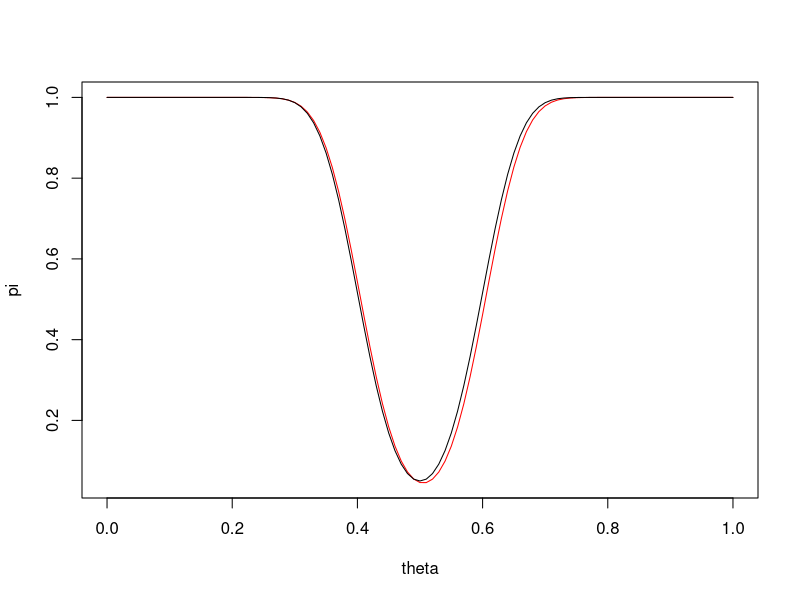
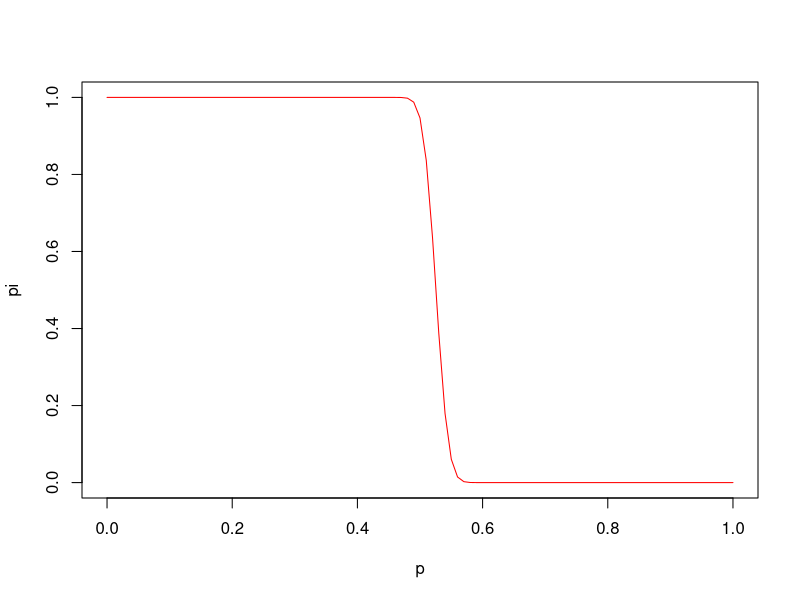

Write the R code that produced these figures, in order.
# Section 1
# Question 1 : Xi iid ~ B(theta)
# Question 2 : thetahat=Xbar=moyenne empirique des Xi => Sn~B(n,theta)
# Question 3 : sous H0, Sn~B(n,1/2)
n=100
alpha=0.05
qmoins=qbinom(alpha/2,size=n,prob=1/2)
qplus=qbinom(1-alpha/2,size=n,prob=1/2)
thetahat=mean(rbinom(n,size=1,prob=1/2))
T=n*thetahat
(T>qmoins & T<qplus) # H0 si TRUE, H1 si FALSE
T=55
(T>qmoins & T<qplus) # TRUE => on accepte H0 
# Question 4 :
prop.test(x=55,n=100,p=1/2)
# Question 5 :
theta=seq(0,1,by=0.01)
pi=1-(pbinom(qplus,size=n,p=theta)-pbinom(qmoins,size=n,p=theta))
plot(theta,pi,type="l",col="red")
# Question 6 : Sn≈N(n*theta,n*theta*(1-theta))
qmoinsgauss=qnorm(alpha/2,mean=n/2,sd=sqrt(n/4))
qplusgauss=qnorm(1-alpha/2,mean=n/2,sd=sqrt(n/4))
thetahat=mean(rbinom(n,size=1,prob=1/2))
T=n*thetahat
(T>qmoinsgauss & T<qplusgauss) # H0 si TRUE, H1 si FALSE
T=55
(T>qmoinsgauss & T<qplusgauss) # TRUE => on accepte H0 
# Question 7 :
theta=seq(0,1,by=0.01)
moyenne=n*theta
ecart=sqrt(n*theta*(1-theta))
pi2=1-(pnorm(qplusgauss,mean=moyenne,sd=ecart)-pnorm(qmoinsgauss,mean=moyenne,sd=ecart))
lines(theta,pi2,type="l")


# Section 2
# Question 1 : 
# sondage sans remise => loi hypergéométrique plutot que binomiale : OK si taux de sondage faible
# De plus, ce modele suppose que les personnes sondees voteront comme elles l'annoncent
# Question 2 : test unilateral
alpha=0.05
n=544+496
q=qbinom(alpha,size=n,prob=1/2)
T=544
T>q # TRUE => on accepte H0
# Question 3 :
prop.test(544,1040,p=0.5,alternative="less") # p-value=0.93
# Question 4 :
n=1000
alpha=0.05
p=seq(0,1,by=0.01)
q=qbinom(alpha,size=n,prob=p)
pi=1-pbinom(q,size=n,prob=1/2)
plot(p,pi,type="l",col="red")
